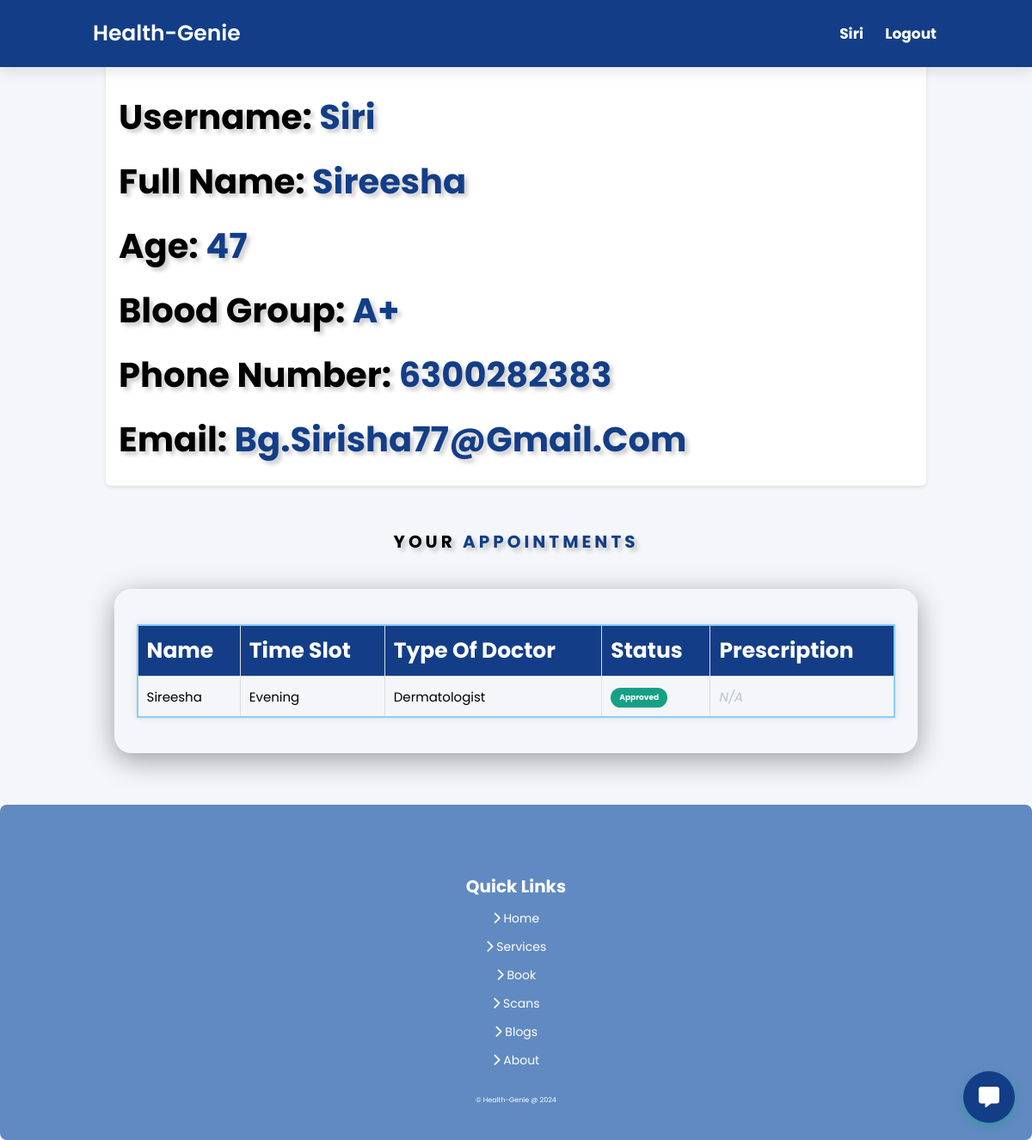
Page /profile (signed in) on the committed database.
### app.py (models this page shows)
class User(db.Model):
    id = db.Column(db.Integer, primary_key=True)
    username = db.Column(db.String(80), unique=True, nullable=False)
    email = db.Column(db.String(120), nullable=False)
    password = db.Column(db.String(120), nullable=False)
    type_of_doctor = db.Column(db.String(50))

class Appointment(db.Model):
    id = db.Column(db.Integer, primary_key=True)
    name = db.Column(db.String(80), nullable=False)
    age = db.Column(db.Integer, nullable=False)
    blood_group = db.Column(db.String(10), nullable=False)
    time_slot = db.Column(db.String(50), nullable=False)
    phone_number = db.Column(db.String(15), nullable=False)
    email = db.Column(db.String(120), nullable=False)
    type_of_doctor = db.Column(db.String(50))
    status = db.Column(db.String(20), default='Pending')
    prescription_file = db.Column(db.String(255))
    user_id = db.Column(db.Integer, db.ForeignKey('user.id'), nullable=False)
    user = db.relationship('User', backref=db.backref('appointments', lazy=True))

### app.py (the view)
@app.route('/profile', methods=['GET', 'POST'])
def profile():
    username = None
    if 'user_id' in session:
        user = User.query.get(session['user_id'])
        username = user.username
        Email = user.email
        user_appointments = user.appointments
        return render_template('patient-profile.html', username=username,Email=Email, user_appointments=user_appointments)
    return render_template('index')

### templates/patient-profile.html (shortened to what this page needs)
<!DOCTYPE html>
<html lang="en">
  <head>
    <link
      rel="stylesheet"
      href="https://cdnjs.cloudflare.com/ajax/libs/font-awesome/6.5.1/css/all.min.css"
    />
    <link rel="stylesheet" href="./static/css/style.css" />
  </head>
  <body>
    <header class="header">
      <a href="{{url_for('index')}}" class="logo" style="color: white;"
        >Health-Genie</a
      >
      <nav class="navbar">
        {% if username %}
        <a href="#" class="disabled">{{username}}</a>
        <a href="{{url_for('logout')}}">Logout</a>
        {% else %}
        <a href="{{url_for('login')}}">Login</a>
        {% endif %}
      </nav>
    </header>
    <section class="about" id="about">
      <div class="row">
        <div class="image">
        </div>
        <div class="content">
          <h3>Username: <span>{{username}}</span></h3>
          {% if user_appointments %} {% for appointment in user_appointments %}
          {% if loop.first %}
          <h3>Full Name: <span>{{appointment.name}}</span></h3>
          <h3>Age: <span>{{appointment.age}}</span></h3>
          <h3>Blood Group: <span>{{appointment.blood_group}}</span></h3>
          <h3>Phone Number: <span>{{appointment.phone_number}}</span></h3>
          <h3>Email: <span>{{appointment.email}}</span></h3>
          {% endif %} {% endfor %} {% else %}
          <h3>Email: <span>{{Email}}</span></h3>
          {% endif %}
        </div>
      </div>
    </section>
    {% if user_appointments %}
    <h1 class="heading" style="color: black;">Your <span style="color: rgb(19, 62, 135)">Appointments</span></h1>
    <section class="book" id="book">
      <div class="glass-row-book">
        <table class="styled-table">
          <thead>
            <tr>
              <th>Name</th>
              <th>Time Slot</th>
              <th>Type of Doctor</th>
              <th>Status</th>
              <th>Prescription</th>
            </tr>
          </thead>
          <tbody>
            {% for appointment in user_appointments %}
            <tr>
              <td>{{ appointment.name }}</td>
              <td>{{ appointment.time_slot }}</td>
              <td>{{ appointment.type_of_doctor }}</td>
              <td>
                <span class="status-badge {{ appointment.status | lower }}">
                  {{ appointment.status }}
                </span>
              </td>
              <td>
                {% if appointment.status == 'Prescribed' %}
                <a
                  href="{{ url_for('view_prescription_patient', appointment_id=appointment.id) }}"
                  target="_blank"
                  class="btn-view"
                  >View Prescription</a
                >
                {% else %}
                <span class="not-available">N/A</span>
                {% endif %}
              </td>
            </tr>
            {% endfor %}
          </tbody>
        </table>
      </div>
    </section>
    {% endif %}
      <button class="chatbot-button" id="chatbot-toggle">
        <i class="fas fa-comment-alt"></i>
      </button>
    <section class="footer-section">
			<div class="box-container">
				<div class="quick-links">
					<h3 style="font-size: 2rem;">Quick Links</h3>
					<a href="{{url_for('index')}}#home"
						><i class="fas fa-chevron-right"></i> Home</a
					>
					<a href="{{url_for('index')}}#services"
						><i class="fas fa-chevron-right"></i> Services</a
					>
					<a href="{{url_for('index')}}#book"
						><i class="fas fa-chevron-right"></i> Book</a
					>
					<a href="{{url_for('index')}}#scans"
						><i class="fas fa-chevron-right"></i> Scans</a
					>
					<a href="{{url_for('index')}}#blogs"
						><i class="fas fa-chevron-right"></i> Blogs</a
					>
					<a href="{{url_for('index')}}#about"
						><i class="fas fa-chevron-right"></i> About</a
					>
				</div>
			</div>
			<div class="credit">&copy; Health-Genie @ 2024</div>
		</section>
  </body>
</html>

### static/css/style.css (style rules this page uses)
a.disabled { pointer-events: none; cursor: default; }
body { background-size: cover; background-position: center; }
:root { --green: #16a085; --black: #000000; --light-color: #ececec; --box-shadow: 0.5rem 0.5rem 0.5rem rgba(135, 206, 250, 0.2); --text-shadow: 0.4rem 0.4rem 0.5rem rgba(0, 0, 0, 0.2); --border: 0.2rem solid rgba(135, 206, 250, 1); }
* { padding: 0; margin: 0; box-sizing: border-box; font-family: "Poppins", sans-serif; text-transform: capitalize; outline: none; border: none; transition: all 0.2s ease-out; text-decoration: none; }
html { font-size: 62.5%; overflow-x: hidden; scroll-padding-top: 7rem; scroll-behavior: smooth; }
section { padding: 2rem 9%; }
.header { padding: 2rem 9%; position: fixed; top: 0; left: 0; right: 0; z-index: 1000; box-shadow: 0 0.5rem 1.5rem rgba(0, 0, 0, 0.1); display: flex; align-items: center; justify-content: space-between; background: rgb(19, 62, 135); }
.header .logo { font-size: 2.5rem; color: #fff; font-weight: 600; }
.logo { font-size: 2.5rem; color: white; font-weight: 600; }
.header .navbar a { font-size: 1.7rem; color: white; margin-left: 2rem; font-weight: 700; }
.heading { text-align: center; padding-bottom: 2rem; text-shadow: var(--text-shadow); text-transform: uppercase; color: var(--black); font-size: 5rem; letter-spacing: 0.4rem; }
.heading span { text-transform: uppercase; color: var(--green); }
.about .row { display: flex; align-items: center; flex-wrap: wrap; gap: 2rem; }
.about .row .image { flex: 1 1 45rem; }
.about .row .content { flex: 1 1 45rem; }
.about .row .content h3 { color: var(--black); text-shadow: var(--text-shadow); font-size: 4rem; line-height: 1.8; }
table { width: 100%; justify-content: space-between; border: var(--border); padding: 20px; border-radius: 0.5rem; }
table td { font-size: 1.5rem; color: var(--black); }
table th { font-size: 2.5rem; color: var(--black); }
.glass-row-book { border-radius: 20px; border: 1px solid rgba(255, 255, 255, 0.18); box-shadow: 0 8px 32px 0 rgba(0, 0, 0, 0.37); text-align: center; padding: 2.5rem; margin: auto; width: 95%; }

### rows in the picture
User: username "Siri"
Appointment: name "Sireesha", age "47", blood_group "A+", phone_number "6300282383", email "Bg.sirisha77@gmail.com", time_slot "Evening", type_of_doctor "Dermatologist", status "Approved", shows "N/A"
